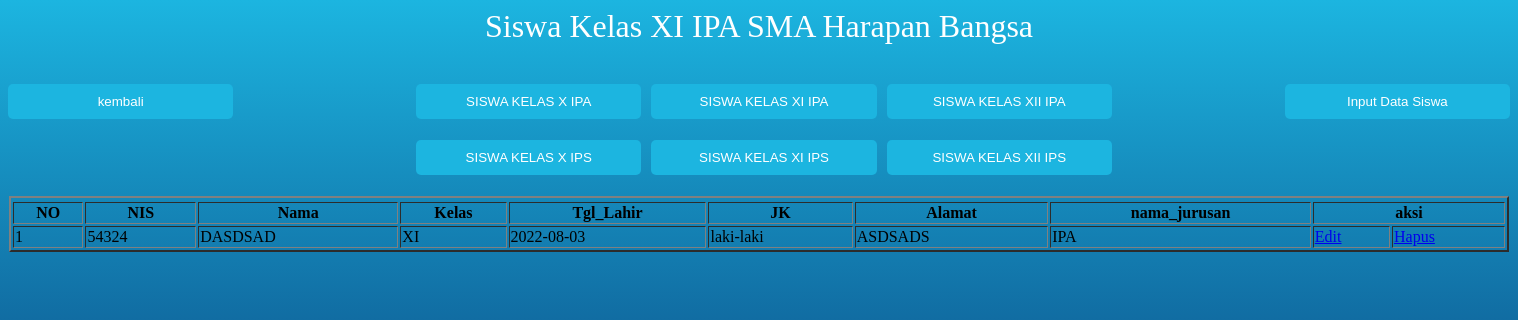
Screenshot of /siswa_xi_ipa.php (signed in) with the database file from the repository.
### tables this page shows
CREATE TABLE `siswa` (
  `NIS` int(11) NOT NULL,
  `nama` varchar(50) NOT NULL,
  `kelas` varchar(10) NOT NULL,
  `tgl_lahir` date NOT NULL,
  `jk` varchar(20) NOT NULL,
  `alamat` varchar(225) NOT NULL,
  `nama_jurusan` varchar(10) DEFAULT NULL
);

### userxi_ipa.php (called while the page is built, shortened)
<?php
class User {
public function showData()
	{
        $conn = new Koneksi();
        $db=$conn->metal();
		$stmt=$db->prepare("SELECT NIS,nama,kelas,tgl_lahir,jk,alamat,nama_jurusan FROM siswa where kelas='XI' AND nama_jurusan='IPA'");
		$stmt->execute();
		return $stmt;
	}
}

### siswa_xi_ipa.php (the view, shortened to what this page needs)
<?php
require 'userxi_ipa.php';
$obj = new User();
?>
<h1>Siswa Kelas XI IPA SMA Harapan Bangsa</h1>
<link rel="stylesheet" type="text/css" href="css/smp.css">
<form action = "input_siswa_sma.php" method ="POST" name="login">
<input type ="submit" class="tombol_input1" name = "submit" value = "Input Data Siswa">
<center>
<table class= 'table table-bordered table-responsive'>
 <tr>
 <tr>
 <table border="2" width="1500px" >
 <tr>
    <tr>
     <th>NO</th>
     <th>NIS</th>
     <th>Nama</th>
     <th>Kelas</th>
     <th>Tgl_Lahir</th>
     <th>JK</th>
     <th>Alamat</th>
     <th>nama_jurusan</th>
     <th colspan="5">aksi</th>
 </tr>
</center>
 <?php
$no=1;
	$data=$obj->showData();
	if($data->rowCount()>0){
	while($row=$data->fetch(PDO::FETCH_ASSOC)){
?>
<tr>
	<td><?php echo $no; ?></td>
	<td><?php echo $row['NIS']; ?></td>
	<td><?php echo $row['nama']; ?></td>
    <td><?php echo $row['kelas']; ?></td>
    <td><?php echo $row['tgl_lahir']; ?></td>
    <td><?php echo $row['jk']; ?></td>
    <td><?php echo $row['alamat']; ?></td>
    <td><?php echo $row['nama_jurusan']; ?></td>
    <td><a href="editsma.php?NIS=<?php echo $row['NIS']; ?>">Edit</a></td>
    <td><a href="proses_delete_sma.php?NIS=<?php echo $row['NIS']; ?>">Hapus</a></td>
    </tr>
    </form>
<?php
$no+=1; }
}else{
echo '<tr>
		<td> Not found</td>
    </tr>';
}
?>
 <form action = "index.php" method ="POST" name="kembali">
    <input type ="submit" class="tombol_kembali" name = "kembali" value = "kembali">
    </form>
    <form action = "siswa_x_ipa.php" method ="POST" name="kelasx">
    <input type ="submit" class="tombol1" name = "kelasx" value = "SISWA KELAS X IPA">
    </form>
    <form action = "siswa_xi_ipa.php" method ="POST" name="kelasxi">
    <input type ="submit" class="tombol1" name = "kelasxi" value = "SISWA KELAS XI IPA">
    </form>
    <form action = "siswa_xii_ipa.php" method ="POST" name="Kelasxii">
    <input type ="submit" class="tombol1" name = "Kelasxii" value = "SISWA KELAS XII IPA">
    </form>
    <form action = "siswa_x_ips.php" method ="POST" name="kelasx">
    <input type ="submit" class="tombol1" name = "kelasx" value = "SISWA KELAS X IPS">
    </form>
    <form action = "siswa_xi_ips.php" method ="POST" name="kelasx">
    <input type ="submit" class="tombol1" name = "kelasx" value = "SISWA KELAS XI IPS">
    </form>
    <form action = "siswa_xii_ips.php" method ="POST" name="kelasx">
    <input type ="submit" class="tombol1" name = "kelasx" value = "SISWA KELAS XII IPS">
    </form>

### css/smp.css (style rules this page uses)
h1 { text-align: center; color: white; font-weight: 100; }
.tombol_input1 { background: #1cb5e0; color: white; font-size: 10pt; width: 15%; border: cornflowerblue; border-radius: 5px; padding: 10px 10px; margin-bottom: 5px; color :white; float:right; }
.tombol_kembali { background: #1cb5e0; color: white; font-size: 10pt; width: 15%; border: cornflowerblue; border-radius: 5px; padding: 10px 10px; margin-bottom: 5px; color :white; float:left; }
.tombol1 { background: #1cb5e0; color: white; font-size: 10pt; width: 15%; border: cornflowerblue; border-radius: 5px; padding: 10px 10px; margin-bottom: 5px; margin-left: 10px; color :white; }

### rows the page displays
siswa: NIS "54324", nama "DASDSAD", kelas "XI", tgl_lahir "2022-08-03", jk "laki-laki", alamat "ASDSADS", nama_jurusan "IPA"
